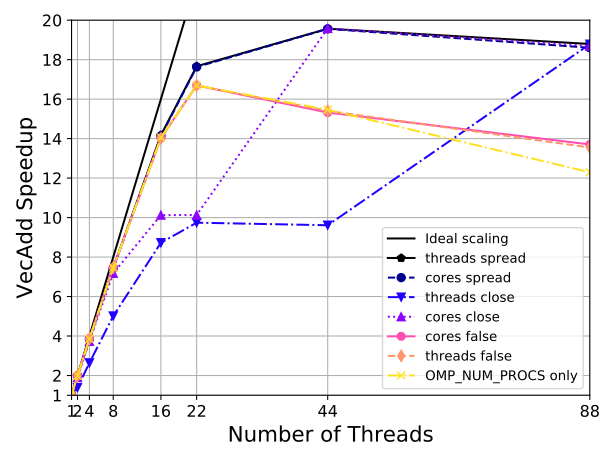

This chart was generated by the following Python code:
import matplotlib.pyplot as plt 
import numpy as np
import array as arr 
import matplotlib.cm as cm
from itertools import cycle

my_colors = iter(cm.gnuplot2(np.linspace(0, 1, 8)))

thread_default = np.array([88])
runtime_default = np.array([0.0264344])
threads = np.array([1, 2, 4, 8, 16, 22, 44, 88])
af_none = np.array([0.324832, 0.163288, 0.0842142, 0.0435799, 0.0230997, 0.0194625, 0.0210078, 0.0264214])
af_sockets_false = np.array([0.325076, 0.163253, 0.0838667, 0.0436435, 0.023046, 0.0190545, 0.0206504, 0.0238985])
af_cores_false = np.array([0.324648, 0.16354, 0.0837889, 0.0434537, 0.0231496, 0.0194563, 0.0212046, 0.0237055])
af_threads_false = np.array([0.325007, 0.163234, 0.0840898, 0.0434851, 0.0231797, 0.0194611, 0.0210849, 0.0239731])
af_sockets_true = np.array([0.326206, 0.163408, 0.0837538, 0.0521883, 0.0292147, 0.0231815, 0.0199503, 0.0232362])
af_cores_true = np.array([0.327976, 0.169122, 0.0871447, 0.0451806, 0.0320285, 0.0322104, 0.0166047, 0.0173305])
af_threads_true = np.array([0.328297, 0.232415, 0.122759, 0.0649044, 0.0373159, 0.0332151, 0.0338539, 0.0172679])
af_sockets_close = np.array([0.325741, 0.163393, 0.084575, 0.0519364, 0.0284708, 0.0237974, 0.0195621, 0.0223689])
af_cores_close = np.array([0.329259, 0.170319, 0.0869501, 0.0452468, 0.0320854, 0.0320711, 0.0165903, 0.0173848])
af_threads_close = np.array([0.328378, 0.233555, 0.123023, 0.0647825, 0.0372326, 0.0333464, 0.0337935, 0.0172952])
af_sockets_spread = np.array([0.325002, 0.163351, 0.0848691, 0.0510771, 0.0282606, 0.0225427, 0.018854, 0.023715])
af_cores_spread = np.array([0.328743, 0.16377, 0.0845073, 0.0436862, 0.0229955, 0.0184291, 0.016607, 0.0174623])
af_threads_spread = np.array([0.328196, 0.163857, 0.0848949, 0.0435662, 0.0229174, 0.0183874, 0.0166003, 0.017286])
af_sockets_master = np.array([0.326047, 0.167599, 0.0865001, 0.0449674, 0.0319715, 0.0323596, 0.0353569, 0.0463479])
af_cores_master = np.array([0.328636, 0.232444, 0.253753, 0.247502, 0.255988, 0.270987, 0.270568, 0.356587])
af_threads_master = np.array([0.328282, 0.355004, 0.35829, 0.355691, 0.382691, 0.42029, 0.52729, 0.70129])

runtime_default = 0.324832/runtime_default
af_none = 0.324832/af_none
af_sockets_false = 0.324832/af_sockets_false
af_cores_false = 0.324832/af_cores_false
af_threads_false = 0.324832/af_threads_false
af_sockets_true = 0.324832/af_sockets_true
af_cores_true = 0.324832/af_cores_true
af_threads_true = 0.324832/af_threads_true
af_sockets_close = 0.324832/af_sockets_close
af_cores_close = 0.324832/af_cores_close
af_threads_close = 0.324832/af_threads_close
af_sockets_spread = 0.324832/af_sockets_spread
af_cores_spread = 0.324832/af_cores_spread
af_threads_spread = 0.324832/af_threads_spread
af_sockets_master = 0.324832/af_sockets_master
af_cores_master = 0.324832/af_cores_master
af_threads_master = 0.324832/af_threads_master

fig, ax = plt.subplots()

linecycler = cycle(("-","--","-.",":"))
markercycler = cycle(('p', 'o', 'v', '^', '8', 'd', 'x'))

plt.plot(threads,threads, color='k', label='Ideal scaling', linestyle='-')
#plt.plot(thread_default,runtime_default, color=next(my_colors), marker='x', label='Default setting')
plt.plot(threads,af_threads_spread, color=next(my_colors), marker=next(markercycler), label='threads spread', linestyle=next(linecycler))
plt.plot(threads,af_cores_spread, color=next(my_colors), marker=next(markercycler), label='cores spread', linestyle=next(linecycler))
plt.plot(threads,af_threads_close, color=next(my_colors), marker=next(markercycler), label='threads close', linestyle=next(linecycler))
plt.plot(threads,af_cores_close, color=next(my_colors), marker=next(markercycler), label='cores close', linestyle=next(linecycler))
#plt.plot(threads,af_sockets_false, color=next(my_colors), marker=next(markercycler), label='sockets false', linestyle=next(linecycler))
plt.plot(threads,af_cores_false, color=next(my_colors), marker=next(markercycler), label='cores false', linestyle=next(linecycler))
plt.plot(threads,af_threads_false, color=next(my_colors), marker=next(markercycler), label='threads false', linestyle=next(linecycler))
plt.plot(threads,af_none, color=next(my_colors), marker=next(markercycler),label='OMP_NUM_PROCS only', linestyle=next(linecycler))
#plt.plot(threads,af_sockets_true, color=next(my_colors), marker=next(markercycler), label='sockets true', linestyle=next(linecycler))
#plt.plot(threads,af_cores_true, color=next(my_colors), marker=next(markercycler), label='cores true', linestyle=next(linecycler))
#plt.plot(threads,af_threads_true, color=next(my_colors), marker=next(markercycler), label='threads true', linestyle=next(linecycler))
#plt.plot(threads,af_sockets_close, color=next(my_colors), marker=next(markercycler), label='sockets close', linestyle=next(linecycler))
#plt.plot(threads,af_sockets_spread, color=next(my_colors), marker=next(markercycler), label='sockets spread', linestyle=next(linecycler))
#plt.plot(threads,af_sockets_master, color=next(my_colors), marker=next(markercycler), label='sockets master', linestyle=next(linecycler))
#plt.plot(threads,af_cores_master, color=next(my_colors), marker=next(markercycler), label='cores master', linestyle=next(linecycler))
#plt.plot(threads,af_threads_master, color=next(my_colors), marker=next(markercycler), label='threads master', linestyle=next(linecycler))

axes = plt.gca() # get current axes
axes.set_xlim([1,88])
axes.set_ylim([1,20])

ax.grid()

locs, labels = plt.xticks()
plt.xticks(threads)
locs, labels = plt.yticks()
speedup = np.array([1, 2, 4, 6, 8, 10, 12, 14, 16, 18, 20])
plt.yticks(speedup)

plt.xlabel('Number of Threads',fontsize=16)
plt.ylabel('VecAdd Speedup',fontsize=16)

plt.tick_params(labelsize='large')

plt.legend(loc=4,fontsize='medium')
fig.tight_layout()
plt.savefig("OpenMP_Affinity.pdf")
plt.savefig("OpenMP_Affinity.svg")
plt.savefig("OpenMP_Affinity.png", dpi=900)

plt.show()

